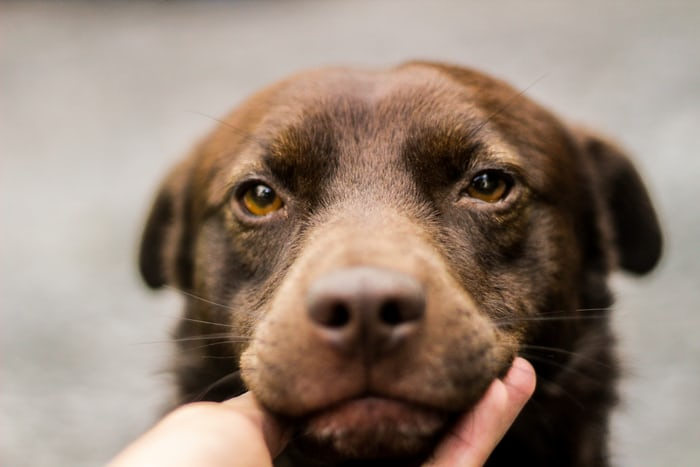
#> input picture tarea10/image_A.jpg, 700 x 467 px
$ python DataAugment.py
#> lines starting #> are read from the running program, lines starting #| are printed output that depends on the picture; after the words box and inside, x2 and y2 are one past the last pixel; in counts of white or black regions, pixels touching at a corner belong together; long printed decimals are rounded
#> further down, img is the input picture: shape (467, 700, 3); mean B, G, R 117.5, 130.7, 148.4
"""
Escrito por Jesús Omar Cuenca Espino
A01378844@itesm.mx

25/03/2021
"""

import cv2
from math import copysign, log10

def rotate180(img):
    """
    Returns a copy of the img rotated 180 degrees

    Args:
        img (cv2.Matrix): The image to be rotated

    Returns:
        cv2.Matrix: The image Rotated 180 degrees
    """
    return cv2.rotate(img, cv2.ROTATE_180)
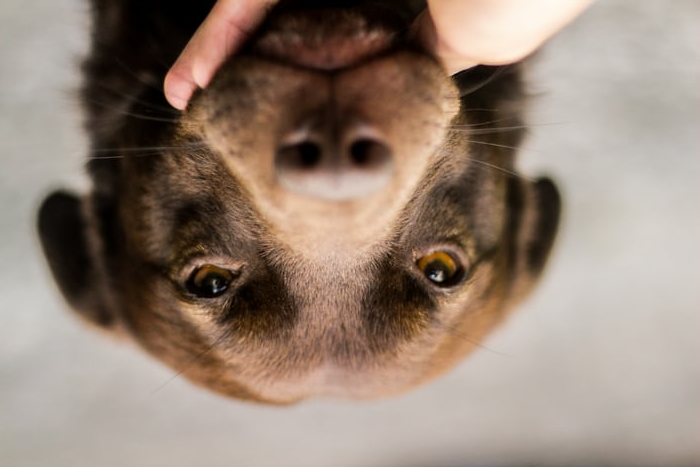
#> returned value: shape (467, 700, 3); mean of channels 0, 1, 2 117.5, 130.7, 148.4; drawn as B, G, R

def mirror(img):
    """
    Returns a copy of the img rotated 180 degrees

    Args:
        img (cv2.Matrix): The image to be rotated

    Returns:
        cv2.Matrix: The image Rotated 180 degrees
    """
    return cv2.flip(img, 1)
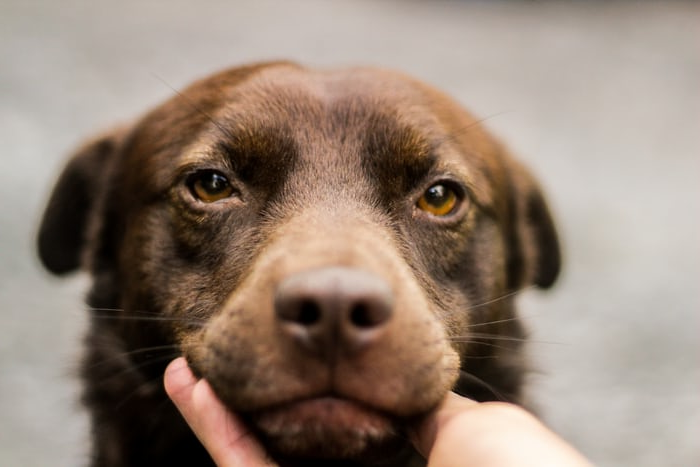
#> returned value: shape (467, 700, 3); mean of channels 0, 1, 2 117.5, 130.7, 148.4; drawn as B, G, R
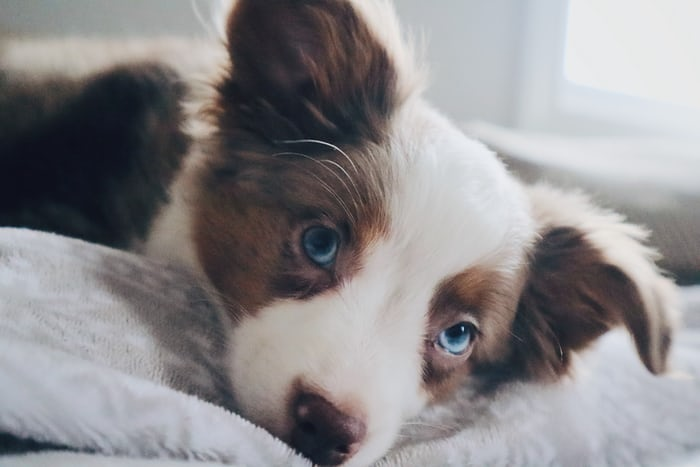
#> input picture tarea10/image_B.jpg, 700 x 467 px
#> further down, img is the input picture: shape (467, 700, 3); mean B, G, R 140.2, 137.9, 140.4

def toGrey(img):
    """
    Returns a GreyScale Version of the image.

    Args:
        img (cv2.Matrix): Image to be converted to GreyScale.

    Returns:
        cv2.Matrix: The image turned into GreyScale
    """
    return cv2.cvtColor(img,cv2.COLOR_BGR2GRAY)
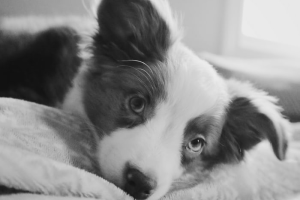
#> returned value: shape (200, 300); min 16, max 237, mean 138.9

def resize(img,width : int,height : int,inter = cv2.INTER_AREA):
    """
    Resizes the Images to the apropiate values if possible.

    Args:

        img (cv2.Matrix): The image to be edited.
        width (int): The target width of the resulting image.
        height (int): The target height of the resulting image.
        inter (cv2.InterpolationEnum, optional): Type of Interpolation for CV to use, cv2.INTER_AREA | cv2.INTER_CUBIC | cv2.INTER_LINEAR. Defaults to cv2.INTER_AREA.

    Returns:
        cv2.Matrix: Returns the image with the size altered to [width] and [height]
    """
    return cv2.resize(img, (width,height), interpolation = inter)

def calculateHuMoments(fName : str):
#> called with fName = 'image_A.jpg'
    img = cv2.imread(fName,cv2.IMREAD_GRAYSCALE)
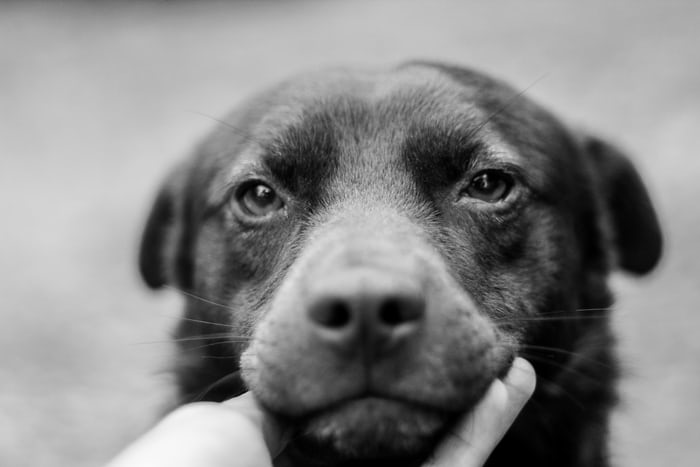
#> img: shape (467, 700); min 0, max 250, mean 134.5
    _,img = cv2.threshold(img,128,255,cv2.THRESH_BINARY)
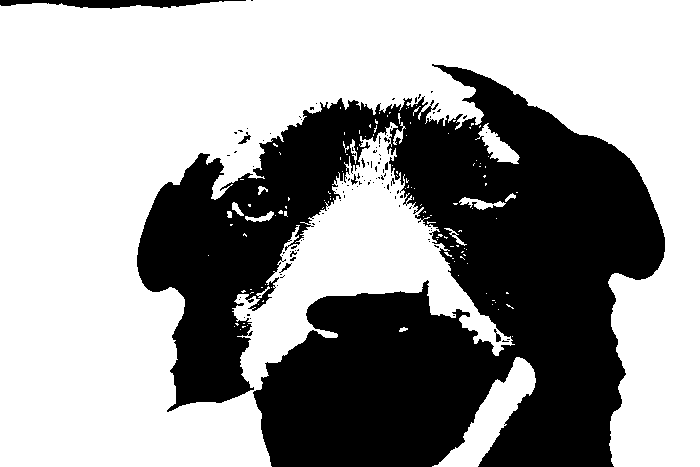
#> img: shape (467, 700); 61.6% white; 107 black regions (100 under 20 px), largest, box (x1, y1, x2, y2) and area: (137, 64, 665, 467) 123599, (0, 0, 246, 9) 1256, (238, 132, 251, 144) 54
    huMoments = cv2.HuMoments(cv2.moments(img))
#> huMoments = [0.00136, 3.59e-07, 1.16e-10, 1.47e-10, 1.37e-20, 4.76e-14, -1.33e-20]
    for i in range(0,7):
        moment = -1 * copysign(1.0, huMoments[i]) * log10(abs(huMoments[i]))
        print(f"Hu Moment {i} = {moment}")
#> this loop made 7 passes
#> moment on passes 1 to 7: 2.87, 6.45, 9.94, 9.83, 19.86, 13.32, -19.88
#| Hu Moment 0 = 2.866
#| Hu Moment 1 = 6.445
#| Hu Moment 2 = 9.937
#| Hu Moment 3 = 9.834
#| Hu Moment 4 = 19.865
#| Hu Moment 5 = 13.323
#| Hu Moment 6 = -19.875


if __name__ == "__main__":
    img = cv2.imread("image_A.jpg")
    cv2.imwrite('rotate.jpg', rotate180(img))
    cv2.imwrite('mirror.jpg', mirror(img))
    img = cv2.imread("image_B.jpg")
    cv2.imwrite('resize.jpg', toGrey(resize(img,300,200)))
    imgs = ("image_A.jpg","rotate.jpg","mirror.jpg","image_B.jpg","resize.jpg")
    LINES = "---------------------"
    for i in imgs:
        print(LINES + " " + i + " " + LINES)
        print()
        calculateHuMoments(i)
        print()
